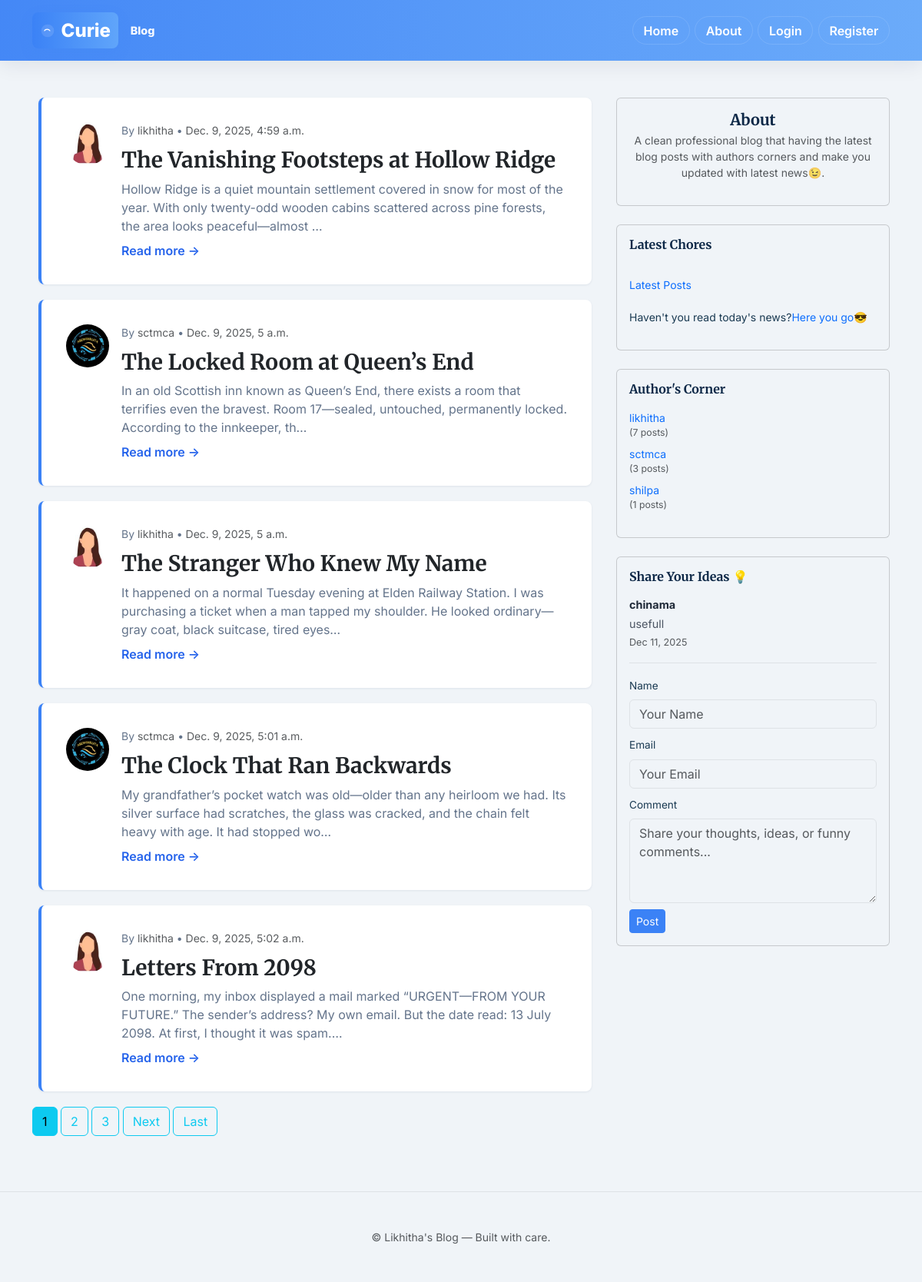
/home/, run on the app's committed database.
### Blog/models.py (models this page shows, shortened)
class Post(models.Model):
    title = models.CharField(max_length=100)
    content = models.TextField()
    youtube_url = models.URLField(blank=True, null=True, help_text='Optional: YouTube video URL')
    data_posted = models.DateTimeField(default=timezone.now)
    author = models.ForeignKey(User,on_delete=models.CASCADE)

class Comment(models.Model):
    post = models.ForeignKey(Post, on_delete=models.CASCADE, related_name='comments', null=True, blank=True)
    visitor_name = models.CharField(max_length=100)
    visitor_email = models.EmailField()
    content = models.TextField()
    created_at = models.DateTimeField(auto_now_add=True)
    is_approved = models.BooleanField(default=True)
    class Meta:
        ordering = ['-created_at']

### register/models.py (models this page shows, shortened)
class profile(models.Model):
    user= models.OneToOneField(User,on_delete=models.CASCADE)
    image=models.ImageField(default="default.jpg", upload_to='profile_pics')

### Blog/views.py (the view)
# urls.py: path('home/', views.PostListView.as_view(), name='Blog-home'),
class PostListView(ListView):
    model=Post
    template_name='Blog/home.html'
    context_object_name='posts'
    ordering=['data_posted']
    paginate_by=5

### Blog/forms.py
class CommentForm(forms.ModelForm):
    class Meta:
        model = Comment
        fields = ['visitor_name', 'visitor_email', 'content']
        widgets = {
            'visitor_name': forms.TextInput(attrs={
                'class': 'form-control',
                'placeholder': 'Your Name',
                'required': True
            }),
            'visitor_email': forms.EmailInput(attrs={
                'class': 'form-control',
                'placeholder': 'Your Email',
                'required': True
            }),
            'content': forms.Textarea(attrs={
                'class': 'form-control',
                'placeholder': 'Share your thoughts, ideas, or funny comments...',
                'rows': 4,
                'required': True
            })
        }

### Blog/context_processors.py (called while the page is built)
def all_authors(request):
    authors = User.objects.filter(post__isnull=False).distinct().order_by('username')
    return {
        'all_authors': authors
    }

def comments_and_form(request):
    comments = Comment.objects.filter(is_approved=True).order_by('-created_at')[:5]
    if request.user.is_authenticated:
        display_name = request.user.get_full_name() or request.user.username
        form = CommentForm(initial={
            'visitor_name': display_name,
            'visitor_email': request.user.email,
        })
    else:
        form = CommentForm()
    return {
        'comments': comments,
        'form': form
    }

### Blog/templates/Blog/home.html (shortened to what this page needs)
{% extends "blog/base.html" %}
{% block content %}
  <div class="posts-list">
    {% for post in posts %}
      <article class="content-section d-flex gap-3 align-items-start">
        <img class="rounded-circle flex-shrink-0" src="{{ post.author.profile.image.url }}" alt="{{ post.author }}" style="width: 56px; height: 56px; object-fit: cover;">
        <div class="flex-grow-1">
          <div class="article-metadata small">By <a class="text-decoration-none text-muted" href="{% url 'user-posts' post.author.username %}">{{ post.author }}</a> • <span class="text-muted">{{ post.data_posted }}</span></div>
          <h3 class="mb-2"><a class="text-decoration-none text-dark" href="{% url 'post-detail' post.pk %}">{{ post.title }}</a></h3>
          <p class="post-excerpt mb-2">{{ post.content|truncatechars:180 }}</p>
          <a class="read-more" href="{% url 'post-detail' post.pk %}">Read more →</a>
        </div>
      </article>
    {% endfor %}
  </div>
      {% if is_paginated %}
      {% for num in page_obj.paginator.page_range %}
        {% if page_obj.number == num %}
          <a class="btn btn-info mb-4" href="?page={{ num }}">{{ num }}</a>
        {% elif num > page_obj.number|add:'-3' and num < page_obj.number|add:'3' %}
          <a class="btn btn-outline-info mb-4" href="?page={{ num }}">{{ num }}</a>
        {% endif %}
      {% endfor %}
      {% if page_obj.has_next %}
        <a class="btn btn-outline-info mb-4" href="?page={{ page_obj.next_page_number }}">Next</a>
        <a class="btn btn-outline-info mb-4" href="?page={{ page_obj.paginator.num_pages }}">Last</a>
      {% endif %}
    {% endif %}
{% endblock content %}

### Blog/templates/Blog/base.html (shortened to what this page needs)
{% load static %}
<!DOCTYPE html>
<html lang="en">
<head>
  <link href="https://cdn.jsdelivr.net/npm/bootstrap@5.3.2/dist/css/bootstrap.min.css" rel="stylesheet">
</head>
<body>
  <header class="site-header py-3">
    <div class="container">
      <div class="d-flex justify-content-between align-items-center">
        <a class="site-title" href="{% url 'Blog-home' %}">
          <span class="brand-badge">
            <svg width="20" height="20" viewBox="0 0 24 24" fill="none" xmlns="http://www.w3.org/2000/svg" aria-hidden="true">
              <circle cx="12" cy="12" r="10" fill="white" opacity="0.12"/>
              <path d="M7 12c1.5-3 7-3 8.5 0" stroke="white" stroke-width="1.4" stroke-linecap="round" stroke-linejoin="round"/>
            </svg>
            Curie
          </span>
          <span style="font-size:0.9rem; color:rgba(255,255,255,0.95); margin-left:8px;">Blog</span>
        </a>
        <nav class="nav align-items-center">
          <a class="nav-pill nav-link text-white" href="{% url 'Blog-home' %}">Home</a>
          <a class="nav-pill nav-link text-white" href="{% url 'Blog-about' %}">About</a>
          {% if user.is_authenticated %}
            <a class="nav-pill nav-link text-white" href="{% url 'post-new' %}">New Post</a>
            <a class="nav-pill nav-link text-white" href="{% url 'profile' %}">Profile</a>
            <form method="post" action="{% url 'logout' %}" class="d-inline ms-2">
              {% csrf_token %}
              <button type="submit" class="btn btn-sm btn-light">Logout</button>
            </form>
          {% else %}
            <a class="nav-pill nav-link text-white" href="{% url 'login' %}">Login</a>
            <a class="nav-pill nav-link text-white" href="{% url 'register' %}">Register</a>
          {% endif %}
        </nav>
      </div>
    </div>
  </header>
  <main class="site-main mt-5">
    <div class="container">
      <div class="row">
        <div class="col-lg-8">
          {% block content %}{% endblock %}
        </div>
        <aside class="col-lg-4 d-none d-lg-block">
          <div class="sidebar">
            <div class="card mb-4">
              <div class="card-body text-center">
                <h5 class="mb-1">About</h5>
                <p class="text-muted small">A clean professional blog that having the latest blog posts with authors corners and make you updated with latest news😉.
              </p>
              </div>
            </div>
            </div>
            <div class="card mb-4">
              <div class="card-body">
                 <h6 class="mb-2">Latest Chores</h6>
                 <br>
                <ul class="list-unstyled small mb-3">
                  <li><a class="text-decoration-none text-primary" href="{% url 'Blog-home' %}">Latest Posts</a></li>
                  <br>
                  <li><p>Haven't you read today's news?<a class="text-decoration-none text-primary" href="https://news.google.com" target="_blank">Here you go😎</a></li></p>
                </ul>
              </div>
            </div>
            <div class="card mb-4">
              <div class="card-body">
                <h6 class="mb-3">Author's Corner</h6>
                <ul class="list-unstyled small">
                  {% if all_authors %}
                    {% for author in all_authors %}
                      <li class="mb-2">
                        <a class="text-decoration-none text-primary" href="{% url 'user-posts' author.username %}">
                          {{ author.get_full_name|default:author.username }}
                        </a>
                        <small class="d-block text-muted">({{ author.post_set.count }} posts)</small>
                      </li>
                    {% endfor %}
                  {% else %}
                    <p class="text-muted">No authors yet</p>
                  {% endif %}
                </ul>
              </div>
            </div>
            <div class="card mb-4">
              <div class="card-body">
                <h6 class="mb-3">Share Your Ideas 💡</h6>
                {% if comments %}
                  <div class="comments-list mb-3">
                    {% for comment in comments %}
                      <div class="comment-item mb-3 pb-3 border-bottom" style="font-size: 0.9rem;">
                        <p class="mb-1"><strong style="color: #1f2937;">{{ comment.visitor_name }}</strong></p>
                        <p class="mb-1" style="color: #4b5563;">{{ comment.content }}</p>
                        <small class="text-muted d-block">{{ comment.created_at|date:"M d, Y" }}</small>
                      </div>
                    {% endfor %}
                  </div>
                {% else %}
                  <p class="text-muted mb-3" style="font-size: 0.9rem;">No comments yet. Be the first to share!</p>
                {% endif %}
                <form method="post" action="{% url 'submit-comment' %}" class="comment-form">
                  <div class="mb-2">
                    <label for="id_visitor_name" class="form-label" style="font-size: 0.85rem;">Name</label>
                    {% if form.visitor_name %}
                      {{ form.visitor_name }}
                    {% endif %}
                  </div>
                  <div class="mb-2">
                    <label for="id_visitor_email" class="form-label" style="font-size: 0.85rem;">Email</label>
                    {% if form.visitor_email %}
                      {{ form.visitor_email }}
                    {% endif %}
                  </div>
                  <div class="mb-2">
                    <label for="id_content" class="form-label" style="font-size: 0.85rem;">Comment</label>
                    {% if form.content %}
                      {{ form.content }}
                    {% endif %}
                  </div>
                  <button type="submit" class="btn btn-sm btn-primary">Post</button>
                </form>
              </div>
            </div>
        </aside>
      </div>
    </div>
  </main>
  <footer class="site-footer py-5 border-top mt-5">
    <div class="container text-center small text-muted">
      © {{ now|date:'Y' }} Likhitha's Blog — Built with care.
    </div>
  </footer>
</body>
</html>

### Blog/templates/Blog/base.html (style rules this page uses)
:root { --bs-body-bg: #f0f4f8; --bs-body-color: #1a3a52; --brand-0: #3b82f6; --brand-1: #60a5fa; --brand-2: #1e40af; }
body { font-family: 'Inter', system-ui, -apple-system, 'Segoe UI', Roboto; -webkit-font-smoothing: antialiased; -moz-osx-font-smoothing: grayscale; }
h1, h2, h3, h4, h5, h6 { font-family: 'Merriweather', serif; color: #0d2847; font-weight: 700; }
.site-title { font-size: 1.5rem; font-weight: 800; color: var(--brand-2); text-decoration: none; display: inline-flex; align-items: center; gap: 0.5rem; }
.brand-badge { display:inline-flex; align-items:center; gap:0.5rem; background: linear-gradient(90deg,var(--brand-0),var(--brand-1)); color: white; padding: 0.35rem 0.6rem; border-radius: 0.5rem; box-shadow: 0 6px 18px rgba(59,130,246,0.12); }
.nav-link { color: #fff !important; font-weight: 600; transition: transform 0.12s, background 0.12s; }
.nav-pill { background: transparent; color: white; border-radius: 999px; padding: 0.35rem 0.85rem; margin-left: 0.4rem; border: 1px solid rgba(255,255,255,0.12); }
.content-section { background: #fff; border-radius: 0.5rem; box-shadow: 0 1px 3px rgba(13, 40, 71, 0.08); padding: 2rem; margin-bottom: 1.25rem; border-left: 4px solid #3b82f6; }
.article-metadata { color: #64748b; font-size: 0.875rem; margin-bottom: 0.75rem; }
.post-excerpt { color: #64748b; }
.read-more { color: #2563eb; font-weight: 600; text-decoration: none; }
.site-header { background: linear-gradient(90deg, rgba(59,130,246,0.95) 0%, rgba(96,165,250,0.92) 100%); border-bottom: 0; box-shadow: 0 6px 24px rgba(14,30,60,0.08); }
.site-footer { color: #64748b; }
.posts-list { max-width: 720px; margin: 0 auto; }
.btn-primary { background-color: #3b82f6; border-color: #3b82f6; }

### data on the page
Post: author.profile.image (picture), author "likhitha", data_posted "Dec. 9, 2025, 4:59 a.m.", title "The Vanishing Footsteps at Hollow Ridge", content "Hollow Ridge is a quiet mountain settlement covered in snow for most of the year. With only twenty-odd wooden cabins scattered across pine forests, the area looks peaceful—almost …"
Post: author.profile.image (picture), author "sctmca", data_posted "Dec. 9, 2025, 5 a.m.", title "The Locked Room at Queen’s End", content "In an old Scottish inn known as Queen’s End, there exists a room that terrifies even the bravest. Room 17—sealed, untouched, permanently locked. According to the innkeeper, th…"
Post: author.profile.image (picture), author "likhitha", data_posted "Dec. 9, 2025, 5 a.m.", title "The Stranger Who Knew My Name", content "It happened on a normal Tuesday evening at Elden Railway Station. I was purchasing a ticket when a man tapped my shoulder. He looked ordinary—gray coat, black suitcase, tired eyes…"
Post: author.profile.image (picture), author "sctmca", data_posted "Dec. 9, 2025, 5:01 a.m.", title "The Clock That Ran Backwards", content "My grandfather’s pocket watch was old—older than any heirloom we had. Its silver surface had scratches, the glass was cracked, and the chain felt heavy with age. It had stopped wo…"
Post: author.profile.image (picture), author "likhitha", data_posted "Dec. 9, 2025, 5:02 a.m.", title "Letters From 2098", content "One morning, my inbox displayed a mail marked “URGENT—FROM YOUR FUTURE.” The sender’s address? My own email. But the date read: 13 July 2098. At first, I thought it was spam.…"
Comment: visitor_name "chinama", content "usefull", created_at "Dec 11, 2025"

### other printed values
{{ num }} "1"
{{ num }} "2" "3"
{{ author.get_full_name|default:author.username }} "likhitha"
{{ author.post_set.count }} "7"
{{ author.get_full_name|default:author.username }} "sctmca"
{{ author.post_set.count }} "3"
{{ author.get_full_name|default:author.username }} "shilpa"
{{ author.post_set.count }} "1"
